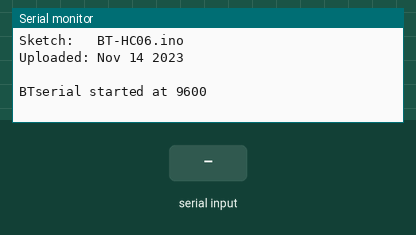
Recording of a sketch running on a simulated Arduino Uno, built with avr-gcc and run on an emulated ATmega328P. On the bench: the last lines printed to the serial monitor. The inputs (shaded band) are chosen by the test bench.

Above: at 1.2 s.
1.3 s: "1" received over the second serial link
At 2.0 s:
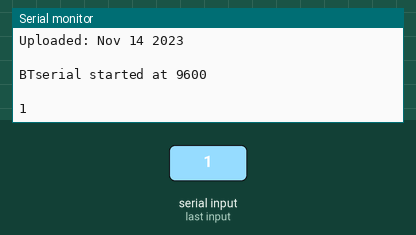
2.8 s: "0" received over the second serial link
At 3.1 s:
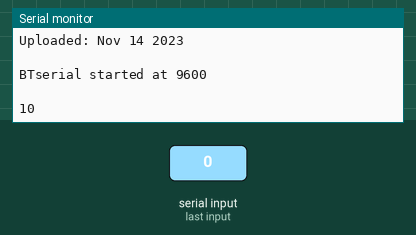

Measured:
- after the input at 1.3 s, the serial monitor: prints a new line at once (image 1)
- after the input at 2.8 s, the serial monitor: prints a new line at once (image 2)

The sketch:

BT-HC06.ino
```cpp
//  veryBasic_SerialInSerialOut_001
//  Credits to - http://www.martyncurrey.com/hc-06-zg-b23090w-bluetooth-2-0-edr-modules/
//
//  Uses hardware serial to talk to the host computer and Software Serial for communication with the bluetooth module
//
//  What ever is entered in the serial monitor is sent to the connected device
//  Anything received from the connected device is copied to the serial monitor
//
//  Pins
//  BT VCC to Arduino 5V out.
//  BT GND to GND
//  Arduino A0 (SS RX) - BT TX no need voltage divider
//  Arduino A1 (SS TX) - BT RX through a voltage divider (5v to 3.3v)
//********************//
// Default PIN: 1234  //
//********************//

#include <SoftwareSerial.h>
SoftwareSerial BTserial(A0, A1); // RX, TX

char c=' ';

void setup()
{
    Serial.begin(9600);
    Serial.print("Sketch:   ");   Serial.println(__FILE__);
    Serial.print("Uploaded: ");   Serial.println(__DATE__);
    Serial.println(" ");

    BTserial.begin(9600);
    Serial.println("BTserial started at 9600");
    Serial.println(" ");
}

void loop()
{
    // Read from the Bluetooth module and send to the Arduino Serial Monitor
    if (BTserial.available())
    {
        c = BTserial.read();
        Serial.write(c);
    }


    // Read from the Serial Monitor and send to the Bluetooth module
    if ( Serial.available() )
    {
        c = Serial.read();
        BTserial.write(c);
    }
}
```
